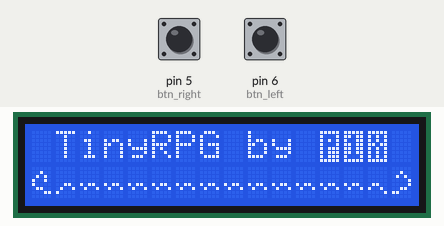
This sketch was run on a simulated Arduino Uno, built with avr-gcc and run on an emulated ATmega328P. Parts: 16×2 character LCD. The test bench sets the inputs (shaded band); at power-on: pin 5 (btn_right) LOW, pin 6 (btn_left) LOW. Random numbers use the default seed unless the sketch sets one.

Above: at 1.2 s.
1.3 s: pin 5 (btn_right) pulled HIGH for 0.15 s
At 2.1 s:
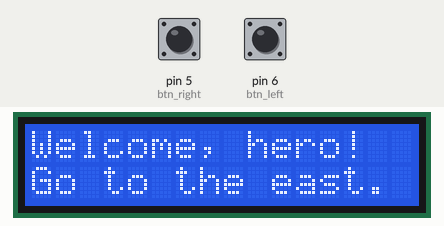
7.4 s: pin 6 (btn_left) pulled HIGH for 3.2 s
At 11.4 s:
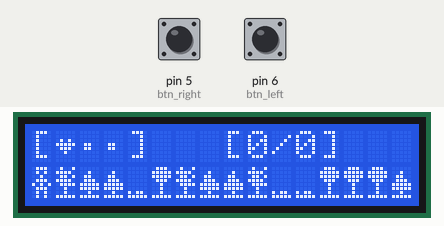
12.1 s: pin 5 (btn_right) pulled HIGH for 3.2 s
At 15.9 s:
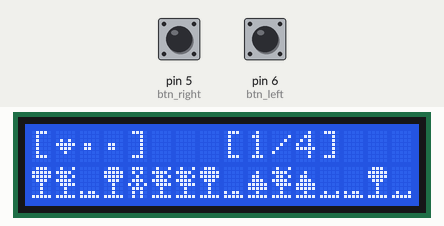
16.8 s: pin 5 (btn_right) pulled HIGH for 1 s
At 18.9 s:
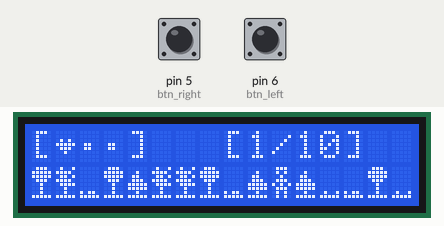
19.3 s: pin 5 (btn_right) pulled HIGH for 3.2 s
At 23.6 s:
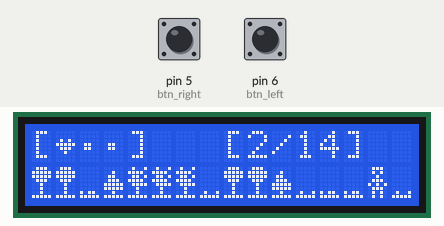
24.0 s: pin 5 (btn_right) pulled HIGH for 1 s
At 25.8 s:
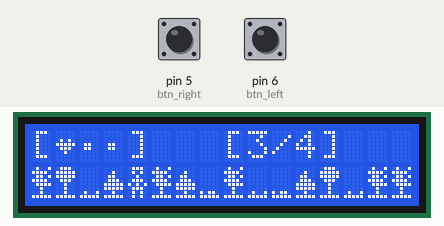
Timing chart, 0 to 27.3 s (numbered marks = the images above; inputs shaded):
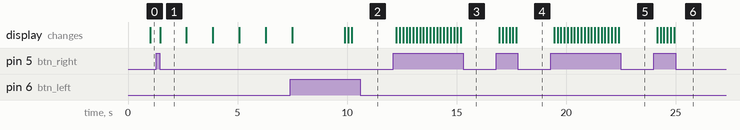

The sketch:

TinyRPG.ino
```cpp
// (licence header left out)
#include <EEPROM.h>
#include <ShiftLCD.h>

#define btn_left 6
#define btn_right 5
#define pin_data 3
#define pin_clock 2
#define pin_latch 4

#define screen_delay 100
#define screen_min 0
#define screen_max 16
#define world_min 0
#define world_max 8
#define screen_gui_row 0
#define screen_game_row 1
#define monolog_delay 1200

ShiftLCD lcd(pin_data, pin_clock, pin_latch);

unsigned long current_time;
long refresh_time = 0;
boolean refresh_screen = true;
byte game_state = 0;

typedef struct {
  byte dot;
} Symbols;
Symbols symbols = {B10100101};

byte world_map[world_max][screen_max];

typedef struct {
  byte life;
  byte sprite;
  byte pos_map;
  byte pos_screen;
} Entity;
Entity player = {1,1,0,2};

// SPRITES DATA
// this will be moved to the EEPROM
// then change to [8][8];
byte sprites_data[][8] = {
  { // P logo
    B11111,
    B10001,
    B10101,
    B10001,
    B10111,
    B10111,
    B10111,
    B11111,
  },{ // 1 logo
    B11111,
    B11011,
    B10011,
    B11011,
    B11011,
    B11011,
    B10001,
    B11111,
  },{ // X logo
    B11111,
    B10101,
    B10101,
    B11011,
    B10101,
    B10101,
    B10101,
    B11111,
  },{ // ornament 1
    B00000,
    B00100,
    B01010,
    B10010,
    B10000,
    B01100,
    B00011,
    B00000,
  },{ // ornament 2
    B00000,
    B00000,
    B00000,
    B00000,
    B00110,
    B01001,
    B10000,
    B00000,
  },{ // ornament 3
    B00000,
    B00000,
    B00000,
    B00000,
    B10110,
    B01001,
    B00000,
    B00000,
  },{ // ornament 4
    B00000,
    B00000,
    B00000,
    B00000,
    B01100,
    B10010,
    B00001,
    B00000,
  },{ // ornament 5
    B00000,
    B00100,
    B01010,
    B00001,
    B00001,
    B00110,
    B11000,
    B00000,
  },{ // heart
    B00000,
    B00000,
    B01010,
    B11111,
    B01110,
    B00100,
    B00000,
    B00000,
  },{ // player
    B01110,
    B01010,
    B00100,
    B01110,
    B10101,
    B01110,
    B01010,
    B01010,
  },{ // grass1
    B00000,
    B00000,
    B00000,
    B00000,
    B00000,
    B00000,
    B10110,
    B11111,
  },{ // grass2
    B00000,
    B00000,
    B00000,
    B00000,
    B00000,
    B00000,
    B01001,
    B11111,
  },{ // tree1
    B01110,
    B11111,
    B11111,
    B01110,
    B00100,
    B00100,
    B00100,
    B11111,
  },{ // tree2
    B00000,
    B00100,
    B01100,
    B01110,
    B11111,
    B11111,
    B00100,
    B11111,
  },{ // tree3
    B01001,
    B11110,
    B01101,
    B11110,
    B01111,
    B00100,
    B00100,
    B11111,
  },{ // high grass
    B00000,
    B00000,
    B00000,
    B00000,
    B00101,
    B10010,
    B01010,
    B11111,
  },{ // clear
    B00000,
    B00000,
    B00000,
    B00000,
    B00000,
    B00000,
    B00000,
    B00000,
  }
};

void setup()
{
  pinMode(btn_left,INPUT);
  pinMode(btn_right,INPUT);

  byte select[8] = {0,1,2,3,4,5,6,7};
  load_sprites(select);

  lcd.begin(16, 2);

  print_intro();
}


void read_eeprom()
{
  for(byte sprite=0; sprite<64; sprite++){
    for(byte line=0; line<9; line++){
      sprites_data[sprite][line] = EEPROM.read(sprite+line);
    }
  }
}

void load_sprites(byte select[])
{
  for(byte i=0; i<8; i++){
    lcd.createChar(i, sprites_data[select[i]]);
  }
}

void print_intro()
{
  // TinyRPG by P1X
  lcd.setCursor(1, 0);
  lcd.print("TinyRPG");
  lcd.print(" by ");
  lcd.write(0);
  lcd.write(1);
  lcd.write(2);

  // ornaments
  lcd.setCursor(0, 1);
  lcd.write(3);
  lcd.write(4);
  for(byte i=0; i<12; i++){
      lcd.write(5);
  }
  lcd.write(6);
  lcd.write(7);
}

void blinking_press_btn(){
  lcd.setCursor(2, 1);
  if(current_time - screen_delay > refresh_time){
    if((current_time/1000) % 2 == 0){
      lcd.print("press");
      lcd.write(5);
      lcd.print("button");
    }else{
      for(byte i=0; i<12; i++){
        lcd.write(5);
      }
    }
   refresh_time = millis();
  }
}

void print_monolog(char* txt_lines[], byte max_lines)
{
  lcd.clear();
  for(byte i=0; i<max_lines+1; i++){
    lcd.setCursor(0,0);
    lcd.print(txt_lines[i]);
    lcd.setCursor(0,1);
    if(i < max_lines-1){
      lcd.print(txt_lines[i+1]);
    }else{
      lcd.print("      . . .     ");
    }
    delay(monolog_delay);
  }
  lcd.clear();
}

void init_game(){
  for(byte w = world_min; w<world_max; w++){
    for(byte s = screen_min; s<=screen_max; s++){
      world_map[w][s] = 0;
    }
  }
  byte select[8] = {8,9,10,11,12,13,14,15};
  load_sprites(select);

  char* monolog[] = {
    "Welcome, hero!  ",
    "Go to the east. ",
    "You will find   ",
    "a willage.      ",
    "Ask there for ..",
    "..the quest!    ",
  };
  print_monolog(monolog,6);

  generate_map_screen();
  game_state = 1;
}

void print_gui()
{
  lcd.setCursor(0,screen_gui_row);
  lcd.print("[");
  lcd.write(0);
  if(player.life>1){
    lcd.write(0);
  }else{
    lcd.write(symbols.dot);
  }
  if(player.life>2){
    lcd.write(0);
  }else{
    lcd.write(symbols.dot);
  }
  lcd.print("]");
  lcd.setCursor(8,screen_gui_row);
  lcd.print("[");
  lcd.print(player.pos_map);
  lcd.print("/");
  lcd.print(player.pos_screen);
  lcd.print("]  ");
}

void generate_map_screen(){
  // here will be the world generator
  // for now it generates random forest
  // for all map chunks

  // 0 = empty map
  if(world_map[player.pos_map][0] == 0){
    for(byte i=screen_min; i<screen_max; i++){
      world_map[player.pos_map][i] = random(2,7);
    }
  }
}

void print_background()
{
  lcd.setCursor(0,screen_game_row);
  for(byte i=screen_min; i<screen_max; i++){
    lcd.write(world_map[player.pos_map][i]);
  }
}

void print_forground()
{
  // print player
  lcd.setCursor(player.pos_screen,screen_game_row);
  lcd.write(player.sprite);
  // print enemies
  // ...
}

void move_player(boolean go_left, boolean go_right)
{
  if(go_left){
    if(player.pos_screen > screen_min){
      player.pos_screen--;
    }else{
      if(player.pos_map>world_min){
        player.pos_screen = screen_max-1;
        player.pos_map--;
        generate_map_screen();
      }
    }
  }
  if(go_right){
    if(player.pos_screen < screen_max-1){
      player.pos_screen++;
    }else{
      if(player.pos_map<world_max-1){
        player.pos_screen = screen_min;
        player.pos_map++;
        generate_map_screen();
      }
    }
  }
}

void loop()
{
  current_time = millis();

  // intro
  if(game_state == 0){
     blinking_press_btn();
     if(digitalRead(btn_left) || digitalRead(btn_right)){
       delay(150);
       init_game();
     }
  }

  if(game_state == 1){
    if(refresh_screen){
      print_gui();
      print_background();
      print_forground();
      refresh_screen = false;
    }
    if(digitalRead(btn_left) || digitalRead(btn_right)){
      delay(150);
      move_player(digitalRead(btn_left), digitalRead(btn_right));
      refresh_screen = true;
    }
  }
}
```

Measured:
- after the input at 12.1 s, the display: first changes after 0.15 s (image 3 shows a later state)
- after the input at 16.8 s, the display: first changes after 0.15 s (image 4 shows a later state)
- after the input at 19.3 s, the display: first changes after 0.15 s (image 5 shows a later state)
- after the input at 24.0 s, the display: first changes after 0.15 s (image 6 shows a later state)
- what the display in image 1 shows lasts 1.2 s, from 1.5 s to 2.7 s
